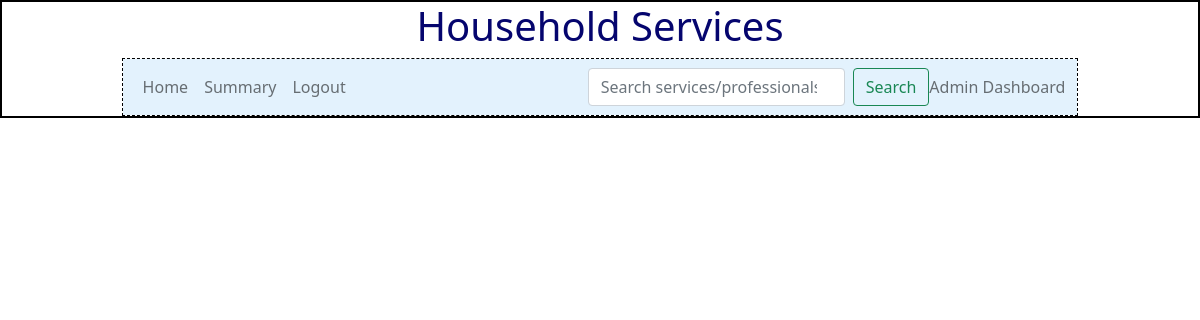
The app's page /admin/view_request/1, older data.
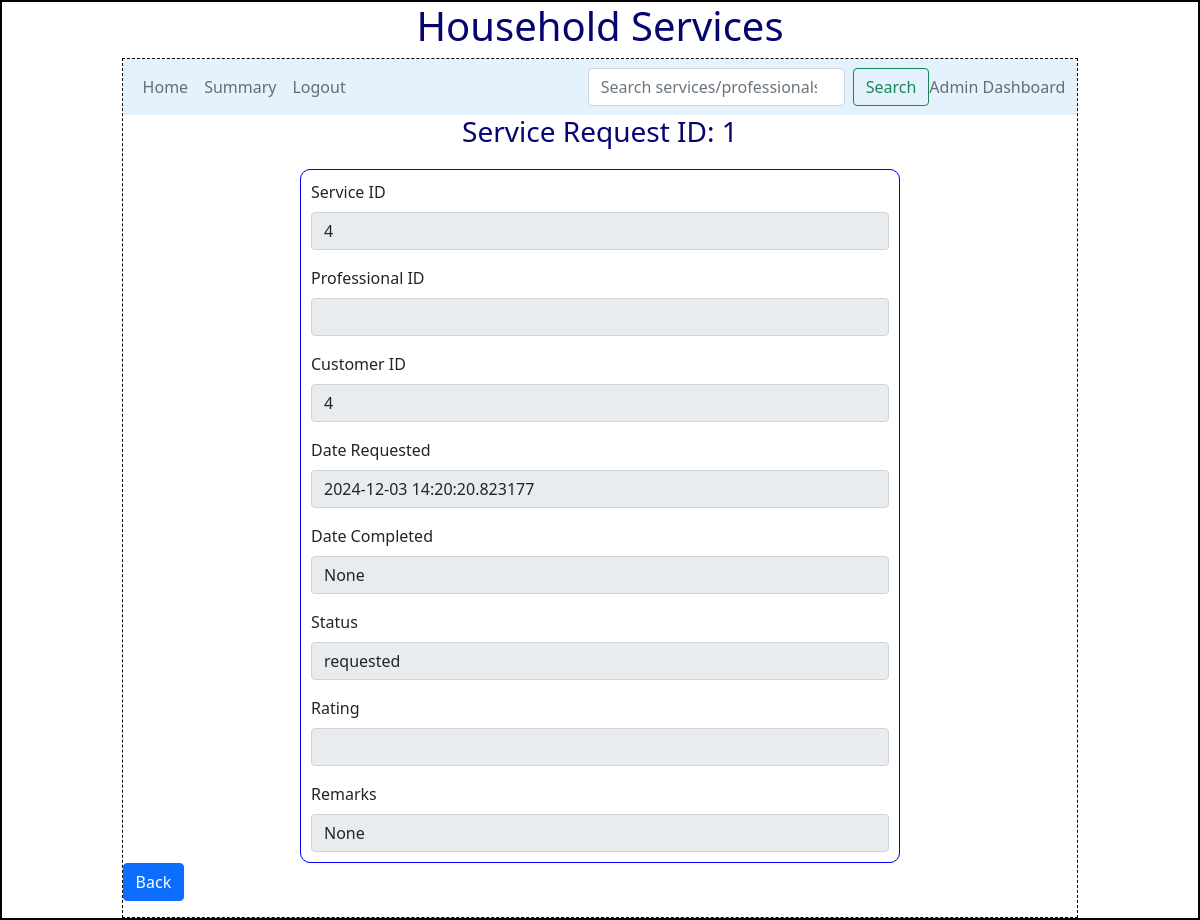
The same page, newer data.
### backend/models.py (models this page shows)
class Service_requests(db.Model):
    __tablename__="service_requests"
    request_id=db.Column(db.Integer,primary_key=True)
    service_id=db.Column(db.Integer,db.ForeignKey("services.service_id"),nullable=False)
    customer_id=db.Column(db.Integer,db.ForeignKey("customer.customer_id"),nullable=False)
    professional_id=db.Column(db.Integer,db.ForeignKey("professional.professional_id"))
    date_requested=db.Column(db.DateTime,nullable=False)
    date_completed=db.Column(db.DateTime)
    status=db.Column(db.String,default="requested",nullable=False)
    rating=db.Column(db.Integer)
    remarks=db.Column(db.String)
    request_professional=db.relationship("Professional", backref="service_requests", lazy=True)
    request_customer=db.relationship("Customer",backref="service_requests",lazy=True)
    request_service=db.relationship("Services",backref="service_requests",lazy=True)

### backend/controllers.py (the view)
@app.route("/admin/view_request/<rid>")
def view_request_admin(rid):
    request=get_request(rid)
    return render_template("view_request_admin.html", request=request)

### backend/controllers.py (called while the page is built)
def get_request(id):
    r=Service_requests.query.filter_by(request_id=id).first()
    return r

### templates/view_request_admin.html (shortened to what this page needs)
{%extends "admin_home_layout.html"%}
{%block content%}
{%if request%}
    <div class="center"><h3>Service Request ID: {{request.request_id}}</h3></div>
    <form>
    <div class="input_form">
        <div class="mb-3">
            <label for="sid" class="form-label">Service ID</label>
            <input type="number" class="form-control" name="sid" id="sid" value="{{request.service_id}}" readonly>
        </div>
        <div class="mb-3">
            <label for="pid" class="form-label">Professional ID</label>
            <input type="number" class="form-control" name="pid" id="pid" value="{{request.professional_id}}" readonly>
        </div>
        <div class="mb-3">
            <label for="cid" class="form-label">Customer ID</label>
            <input type="number" class="form-control" name="cid" id="cid" value="{{request.customer_id}}" readonly>
        </div>
        <div class="mb-3">
            <label for="date_requested" class="form-label">Date Requested</label>
            <input type="text" class="form-control" name="date_requested" id="date_requested" value="{{request.date_requested}}" readonly>
        </div>
        <div class="mb-3">
            <label for="date_completed" class="form-label">Date Completed</label>
            <input type="text" class="form-control" name="date_completed" id="date_completed" value="{{request.date_completed}}" readonly>
        </div>
        <div class="mb-3">
            <label for="status" class="form-label">Status</label>
            <input type="text" class="form-control" name="status" id="status" value="{{request.status}}" readonly>
        </div>
        <div class="mb-3">
            <label for="rating" class="form-label">Rating</label>
            <input type="number" class="form-control" name="rating" id="rating" value="{{request.rating}}" readonly>
        </div>
            <label for="remarks" class="form-label">Remarks</label>
            <input type="text" class="form-control" name="remarks" id="remarks" value="{{request.remarks}}" readonly>
        </div>
        <div class="mb-3">
            <a type="button" class="btn btn-primary" href="/admin">Back</a>
        </div>
    </div>
    {%endif%}
{%endblock%}

Row changes from the older to the newer data that the page shows:
added Service_requests: request_id "1", sid "4", cid "4", date_requested "2024-12-03 14:20:20.823177", date_completed "None", status "requested", remarks "None"
Text that changed along with them:
text now shown: "Service Request ID: Service ID Professional ID Customer ID Date Requested Date Completed Status Rating Remarks Back"
